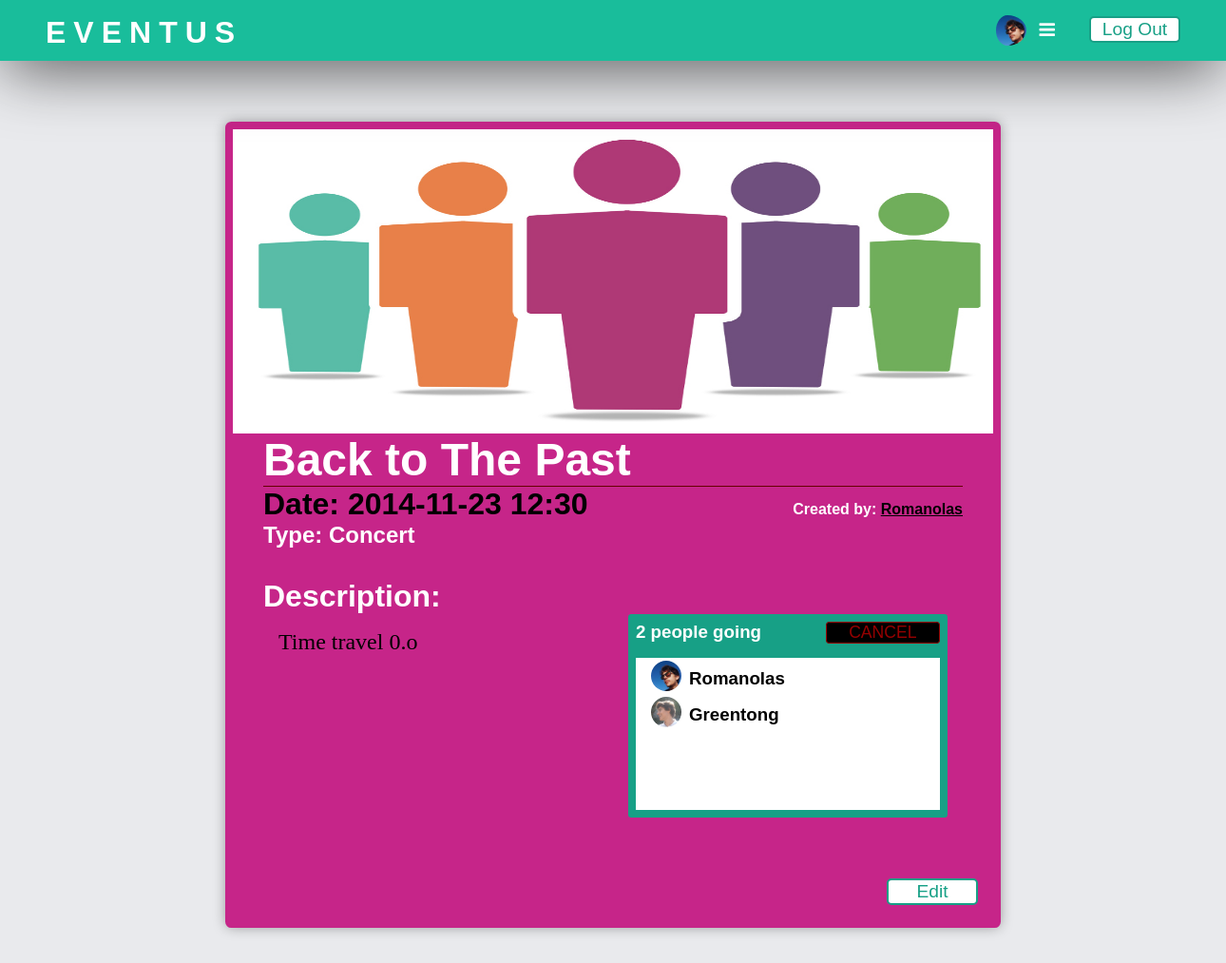
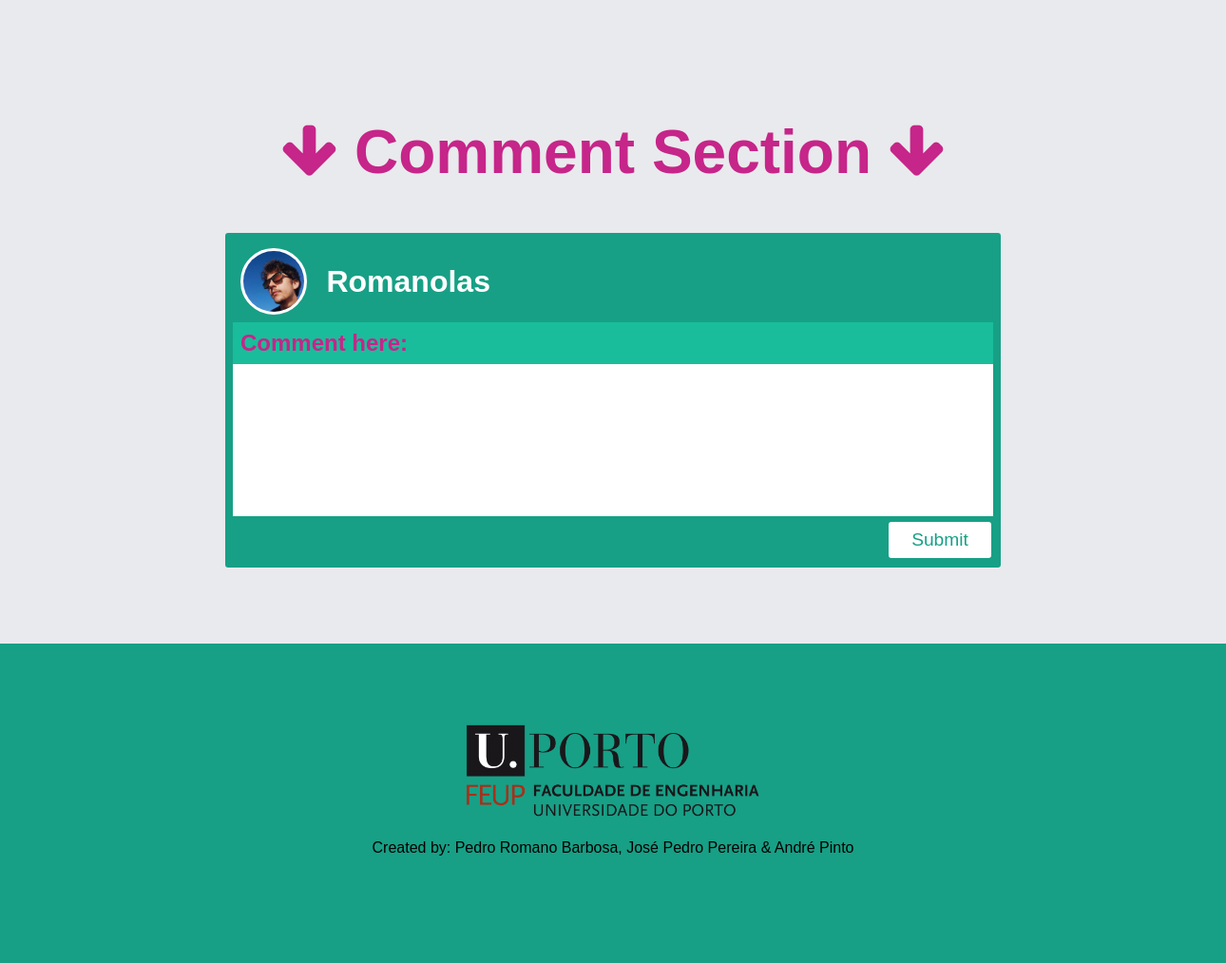
Screenshot of /event.php?eid=4 (signed in) with the database file from the repository (2 pictures, top to bottom).
### tables this page shows
CREATE TABLE event (
	id INTEGER PRIMARY KEY,
	ownerId INTEGER REFERENCES user(id),
	name TEXT,
	image INTEGER,
	imagePath TEXT,
	dateOfEvent DATE,
	description TEXT,
	typeId INTEGER REFERENCES typeOfEvent(id)
);

CREATE TABLE typeOfEvent(
	id INTEGER PRIMARY KEY,
	type TEXT
);

### event.php (the view, shortened to what this page needs)
<!DOCTYPE html>
<html>
<head>
  <link rel="stylesheet" href="https://maxcdn.bootstrapcdn.com/font-awesome/4.4.0/css/font-awesome.min.css">
  <link rel="stylesheet" type="text/css" href="Styles/Styles.css">
  <link rel="stylesheet" type="text/css" href="Styles/event.css">
  <link rel="stylesheet" type="text/css" href="Styles/navigation.css">
  <link rel="stylesheet" type="text/css" href="Styles/footer.css">
</head>
<body>
  <?php include_once('navigation.php'); ?>
  <?php
    $eventId = $_GET['eid'];
    $db = new PDO('sqlite:Database/data.db');
    $tmp = $db->prepare('SELECT * FROM event WHERE event.id = ?');
    $tmp->execute(array($eventId));
    $event = $tmp->fetch();
    $tmp = $db->prepare('SELECT typeOfEvent.type FROM typeOfEvent WHERE typeOfEvent.id = ?');
    $tmp->execute(array($event["typeId"]));
    $type = $tmp->fetch();
    $tmp = $db->prepare('SELECT user.id, user.username FROM user WHERE user.id = ?');
    $tmp->execute(array($event["ownerId"]));
    $owner = $tmp->fetch();
    $tmp = $db->prepare('SELECT user.id, user.username, user.imagePath FROM user JOIN eventUser WHERE eventUser.userId = user.id AND eventUser.eventId = ?');
    $tmp->execute(array($event["id"]));
    $participants = $tmp->fetchAll();
    $inTheEvent = true;
    ?>
  <section id="event-main-area" data-id=<?=$event["id"]?>>
    <?php if($event["image"] == 1){
        echo '<img id="eventImage" src=' . $event["imagePath"] . '>';
      }else if($event["image"] == 0){
        echo '<img id="eventImage" src=images/defaultImage.jpeg>';
      }
    ?>
    <header>
      <h1 id="eventName"> <?=$event["name"]?> </h1>
      <h2 id="eventDate"> Date: <?=$event["dateOfEvent"]?> </h2>
      <h3> Type: <?=$type["type"]?> </h2>
      <h4> Created by: <a href=<?= 'profile.php?uid=' . $event["ownerId"] ?>> <?=$owner["username"]?> </a> </h4>
    </header>
    <article>
      <h3> Description: </h3>
      <p id="eventDescription"> <?=$event["description"]?> </p>
      <div>
          <div>
            <h3> <?=count($participants)?> people going </h3>
            <?php if($event["ownerId"] == $_SESSION["id"]){
                echo '<a href=""> CANCEL </a>';
            }else {
              if($inTheEvent){
                echo '<a href=""> WITHDRAW </a>';
              }else {
                echo '<a href=""> JOIN </a>';
              }
            }
            ?>
          </div>
        <aside>
          <?php foreach ($participants as $user) { ?>
            <a href=<?= 'profile.php?uid=' . $user["id"] ?>>
              <img src=<?=$user["imagePath"] ?>>
              <h3> <?=$user['username']?> </h3>
            </a>
          <?php } ?>
        </aside>
      </div>
    </article>
    <?php
      if($_SESSION["id"] == $event["ownerId"]){ ?>
        <input id="editButton" type="submit" value="Edit">
    <?php } ?>
  </section>
  <h1 id="comment-begin"> <i class="fa fa-arrow-down"></i> Comment Section <i class="fa fa-arrow-down"></i> </h1>
  <?php if($inTheEvent || ($_SESSION['id']) == $event['ownerId']){ ?>
    <section id="your-comment">
      <header>
        <img src=<?=$_SESSION["imagePath"] ?>>
        <h2> <?=$_SESSION['username']?> </h2>
      </header>
      <main>
        <h1> Comment here: </h1>
        <form action="comment.php" method="post">
          <textarea maxlength="600" rows="4" cols="50" name="text"> </textarea>
          <input type="submit" value="Submit">
        </form>
      </main>
    </section>
  <?php } ?>
	<?php include_once('footer.php'); ?>
</body>
</html>

### navigation.php (shortened to what this page needs)
<nav>
<div id="title"> <a href="index.php"> EVENTUS </a> </div>
<div id="loginBlock">
	<?php if(isset($_SESSION['start'])){ ?>
		<div id="userNavArea">
			<div id="userNameNav"> <img src=<?=$_SESSION["imagePath"]?> id="profileIcon" alt="profileIcon"/>
			<div id="userNameIcon"> <i class="fa fa-bars"></i> </div> </div>
			<input id="logout" type="button" value="Log Out">
		</div>
<?php	} ?>
</div>
</nav>

### footer.php
<footer>
	<img src="images/feup.png" id="feupLogo" alt="FEUP logo"/>
	<br>
	Created by: Pedro Romano Barbosa, José Pedro Pereira &amp André Pinto
</footer>

### Styles/styles.css (style rules this page uses)
* { margin: 0; }
body { background-color: rgb(233,234,237); margin: 0; width: 100%; overflow-x: hidden; }
a { text-decoration: none; color: white; }
input[type="button"],input[type="submit"] { color: rgb(23,160,134); font-family: sans-serif; font-size: 120%; border: 2px solid rgb(23,160,134); background-color: white; text-align: center; width: 6rem; margin-left: 1rem; border-radius: 5px; outline: none; }

### Styles/event.css (style rules this page uses)
#event-main-area { width: 50rem; margin: auto; margin-top: 8rem; margin-bottom: 5rem; border: 0.5rem solid rgb(198,37,137); border-radius: 0.4rem; -webkit-box-shadow: 0px 0px 14px -1px rgba(0,0,0,0.38); -moz-box-shadow: 0px 0px 14px -1px rgba(0,0,0,0.38); box-shadow: 0px 0px 14px -1px rgba(0,0,0,0.38); background-color: rgb(198,37,137); }
#event-main-area > header { padding-bottom: 1rem; position: relative; background-color: rgb(198,37,137); }
#event-main-area > header > * { margin-left: 2rem; margin-right: 2rem; font-family: sans-serif; }
#event-main-area > img { margin: 0; padding: 0; border: 0; display: block; width: 100%; height: 20rem; }
#event-main-area > header > h1 { font-size: 3rem; font-family: sans-serif; color: white; border-bottom: 0.1rem solid rgb(100,0,0); }
#event-main-area > header > h2 { font-size: 2rem; color: black; }
#event-main-area > header > h3 { font-size: 1.5rem; color: white; }
#event-main-area > header > h4 { font-size: 1rem; position: absolute; color: white; bottom: 3rem; right: 0; }
#event-main-area > article > div > div > a { color: rgb(150,0,0); font-family: sans-serif; font-size: 110%; border: 0.1rem solid rgb(150,0,0); background-color: rgba(0,0,0); text-align: center; width: 7rem; margin-left: 1rem; border-radius: 0.2rem; outline: none; padding-right: 0.2rem; padding-left: 0.2rem; float: right; }
#event-main-area > article > div > div > h3 { width: auto; font-family: sans-serif; padding-bottom: 1rem; float: left; }
#event-main-area > header > h4 > a { color: black; text-decoration: underline; }
#event-main-area > article { font-size: 1rem; padding-bottom: 4rem; color: black; background-color: rgb(198,37,137); }
#event-main-area > article > h3 { margin-left: 2rem; margin-right: 2rem; padding-top: 1rem; font-size: 2rem; font-family: sans-serif; color: white; }
#event-main-area > article > p { font-size: 1.5rem; padding-top: 1rem; margin-left: 3rem; margin-right: 3rem; word-wrap: break-word; font-family: serif; width: 20rem; height: 10rem; float: left; }
#event-main-area > article > div { float: left; width: 20rem; color: white; padding: 0.5rem; border-radius: 0.2rem; background-color: rgb(23,160,134); }
#event-main-area > input { float: right; margin-right: 1rem; margin-bottom: 1rem; }
aside { width: 100%; overflow-y: scroll; overflow-x: hidden; height: 10rem; color: black; font-family: sans-serif; background-color: white; }
aside > a { display: block; padding-left: 1rem; padding-top: 0.2rem; padding-bottom: 0.3rem; }
aside > a > img { display: block; width: 2rem; height: 2rem; border-radius: 50%; float: left; }
aside > a > h3 { color: black; padding-left: 2.5rem; padding-top: 0.5rem; }
#comment-begin { color: rgb(198,37,137); font-size: 400%; margin: auto; width: 50rem; font-weight: bold; font-family: sans-serif; text-align: center; margin-top: 10rem; margin-bottom: 3rem; }
#your-comment { font-family: sans-serif; width: 50rem; margin: auto; border: 0.5rem solid rgb(23,160,134); border-radius: 0.2rem; margin-bottom: 5rem; }
#your-comment > header { padding: 0.5rem; background-color: rgb(23,160,134); line-height: 1rem; }
#your-comment > header > img { background-color: white; border: 0.2rem solid white; width: 4rem; height: 4rem; border-radius: 50%; display: inline-block; vertical-align: middle; }
#your-comment > header > h2 { color: white; padding-left: 1rem; font-size: 200%; display: inline-block; vertical-align: middle; }
#your-comment > main { background-color: rgb(23,160,134); }
#your-comment > main > h1 { background-color: rgb(25,189,155); color: rgb(198,37,137); padding: 0.5rem; }
#your-comment > main > form { background-color: rgb(23,160,134); }
#your-comment > main > form > textarea { overflow: auto; height: 10rem; background: white; color: grey; font-size: 150%; font-family: sans-serif; width: 50rem; margin: 0; border: 0; resize: none; box-sizing: border-box; }
#your-comment > main > form > input { float: right; width: 7rem; padding-left: 1rem; padding-top: 0.5rem; padding-bottom: 0.5rem; padding-right: 1rem; }

### rows the page displays
event: name "Back to The Past", dateOfEvent "2014-11-23 12:30", description "Time travel 0.o"
typeofevent: type "Concert"

### other values shown
$owner["username"] "Romanolas"
count($participants) "2"
$user['username'] "Romanolas"
$user['username'] "Greentong"
$_SESSION['username'] "Romanolas"
